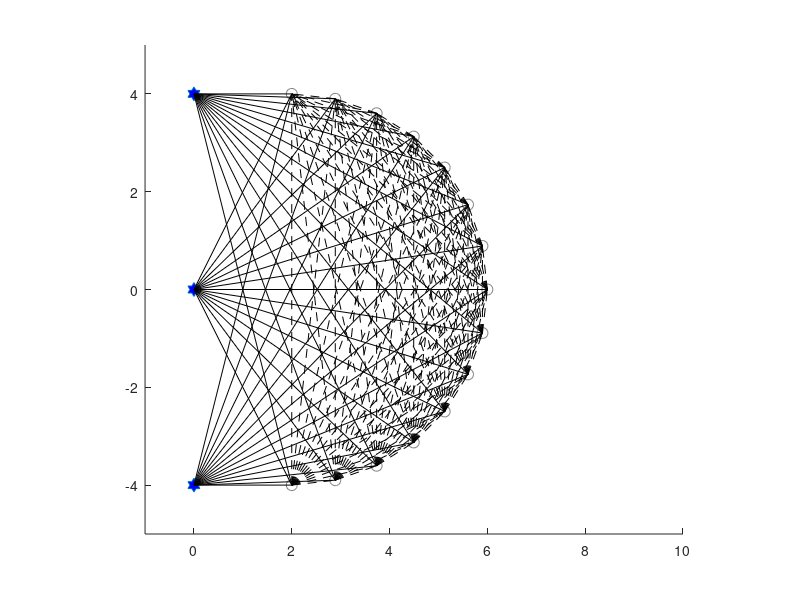

Recreate this plot in MATLAB.
% 清除环境
clc;
clear;
close all;

% 左边3个点竖排位置
x_left = zeros(1, 3);
y_left = linspace(-4, 4, 3);

% 右边15个点以更开阔的弧形排列
theta = linspace(-pi/2, pi/2, 15); % 使用更大的跨度以形成更宽的弧形
radius = 4; % 弧形的半径
x_right = cos(theta) * radius + 2; % 右边位置，调整以与左边分开
y_right = sin(theta) * radius;

% 绘图
figure;
hold on;
axis equal;

% 绘制左边的3个点（六角形标记）
plot(x_left, y_left, 'h', 'MarkerSize', 10, 'MarkerFaceColor', 'b');

% 绘制右边的15个点（灰色圆形标记）
plot(x_right, y_right, 'o', 'MarkerSize', 8, 'Color', [0.5, 0.5, 0.5]);

% 连线左边3个点与右边15个点
for i = 1:length(x_left)
    for j = 1:length(x_right)
        plot([x_left(i), x_right(j)], [y_left(i), y_right(j)], 'k-');
    end
end

% 连线右边15个点之间
for i = 1:length(x_right)
    for j = i+1:length(x_right)
        plot([x_right(i), x_right(j)], [y_right(i), y_right(j)], 'k--');
    end
end

% 设置坐标轴限制
xlim([-1, 10]);
ylim([-5, 5]);

hold off;